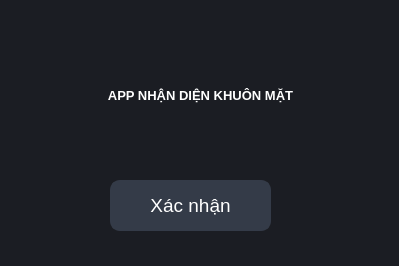
<?xml version="1.0" encoding="UTF-8"?>
<ui version="4.0">
 <class>MainWindow</class>
 <widget class="QMainWindow" name="MainWindow">
  <property name="geometry">
   <rect>
    <x>0</x>
    <y>0</y>
    <width>399</width>
    <height>266</height>
   </rect>
  </property>
  <property name="windowTitle">
   <string>MainWindow</string>
  </property>
  <property name="styleSheet">
   <string notr="true">background-color: rgb(27, 29, 35); color:white</string>
  </property>
  <widget class="QWidget" name="centralwidget">
   <widget class="QLabel" name="labelBoxBlenderInstalation">
    <property name="geometry">
     <rect>
      <x>30</x>
      <y>20</y>
      <width>341</width>
      <height>151</height>
     </rect>
    </property>
    <property name="font">
     <font>
      <family>Segoe UI</family>
      <pointsize>10</pointsize>
      <weight>75</weight>
      <bold>true</bold>
     </font>
    </property>
    <property name="styleSheet">
     <string notr="true"/>
    </property>
    <property name="text">
     <string>&lt;html&gt;&lt;head/&gt;&lt;body&gt;&lt;p&gt;APP NHẬN DIỆN KHUÔN MẶT&lt;/p&gt;&lt;/body&gt;&lt;/html&gt;</string>
    </property>
    <property name="textFormat">
     <enum>Qt::RichText</enum>
    </property>
    <property name="alignment">
     <set>Qt::AlignCenter</set>
    </property>
   </widget>
   <widget class="QPushButton" name="btnOK">
    <property name="geometry">
     <rect>
      <x>110</x>
      <y>180</y>
      <width>161</width>
      <height>51</height>
     </rect>
    </property>
    <property name="font">
     <font>
      <pointsize>14</pointsize>
     </font>
    </property>
    <property name="styleSheet">
     <string notr="true">QPushButton {
	border: 2px solid rgb(52, 59, 72);
	border-radius: 10px;	
	background-color: rgb(52, 59, 72);
}
QPushButton:hover {
	background-color: rgb(57, 65, 80);
	border: 2px solid rgb(61, 70, 86);
}
QPushButton:pressed {	
	background-color: rgb(35, 40, 49);
	border: 2px solid rgb(43, 50, 61);
}</string>
    </property>
    <property name="text">
     <string>Xác nhận</string>
    </property>
   </widget>
  </widget>
  <widget class="QStatusBar" name="statusbar"/>
 </widget>
 <resources/>
 <connections/>
</ui>
